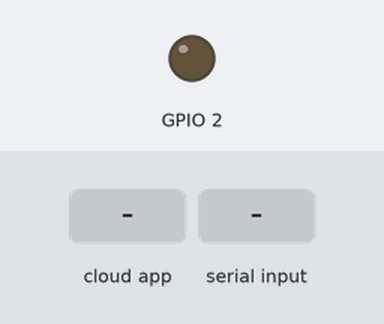
A sketch run on a simulated ESP8266 (NodeMCU). On the bench: output pins drawn as LEDs (lit = HIGH). The inputs (shaded band) are chosen by the test bench. WiFi joins after 1.5 s; servers stay silent unless stated; the Firebase database answers and starts empty; what the sketch prints to the serial monitor is not drawn.

Above: at 2.7 s.
2.8 s: the phone or cloud app sets state to 1
At 4.0 s:
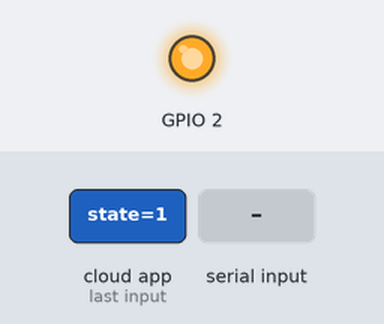
5.2 s: "90,45,200\n" received over Serial
At 7.6 s:
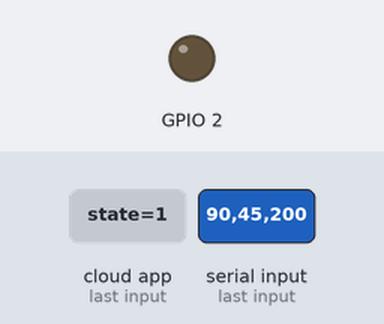
Timing chart, 0 to 9.1 s (numbered marks = the images above; inputs shaded):
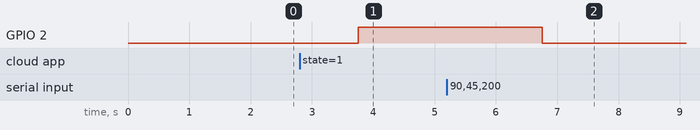

The sketch:

CommNode.ino
```cpp
#include <ESP8266WiFi.h>
#include <FirebaseArduino.h>
bool state = false;
bool rainbow = false;
int color[3] = {0,0,0};
char r[3],g[3],b[3];
// Set these to run example.
#define FIREBASE_HOST "the-neon-lamp.firebaseio.com"
#define WIFI_SSID "PoRr!!"
#define WIFI_PASSWORD "por123456"
String S_receive;

bool stringToBool(String bibi){
  if(bibi.toInt()==0){
    return false;
  }
  return true;
}
void setup() {
  // put your setup code here, to run once:
  Serial.begin(115200);
  pinMode(2, OUTPUT);
  WiFi.begin(WIFI_SSID, WIFI_PASSWORD);
  Serial.print("connecting");
  while (WiFi.status() != WL_CONNECTED) {
    Serial.print(".");
    delay(500);
  }
  Serial.println();
  Serial.print("connected: ");
  Serial.println(WiFi.localIP());
  Firebase.begin(FIREBASE_HOST);
}

void loop() {
  // put your main code here, to run repeatedly:
  state = Firebase.getBool("state");
  rainbow = Firebase.getBool("color/rainbow");
  color[0] = Firebase.getInt("color/rgb/r");
  color[1] = Firebase.getInt("color/rgb/g");
  color[2] = Firebase.getInt("color/rgb/b");
  digitalWrite(2, state);
  Serial.print("[");
  sprintf(r,"%03d",color[0]);
  //  Serial.print(color[0]);
  Serial.print(r);
  Serial.print(",");
  sprintf(g,"%03d",color[1]);
//  Serial.print(color[1]);
  Serial.print(g);
  Serial.print(",");
  sprintf(b,"%03d",color[2]);
//  Serial.print(color[2]);
  Serial.print(b);
  Serial.print(",");
  Serial.print(state);
  Serial.print(",");
  Serial.print(rainbow);
  Serial.println("]");

  if (Serial.available() > 0) {
    S_receive = Serial.readStringUntil('\n');
    Serial.print("R: ");
    Serial.println(S_receive.substring(1,4));
    Serial.print("G: ");
    Serial.println(S_receive.substring(5,8));
    Serial.print("B: ");
    Serial.println(S_receive.substring(9,12));
    Serial.print("State: ");
    Serial.println(S_receive.substring(13,14));
    Serial.print("Rainbow: ");
    Serial.println(S_receive.substring(15,16));
    // Push value to Firebase
    Firebase.setInt("color/rgb/r",S_receive.substring(1,4).toInt());
    Firebase.setInt("color/rgb/g",S_receive.substring(5,8).toInt());
    Firebase.setInt("color/rgb/b",S_receive.substring(9,12).toInt());
    Firebase.setBool("color/rainbow",stringToBool(S_receive.substring(13,14)));
    Firebase.setBool("state",stringToBool(S_receive.substring(15,16)));


  }

}
```

Measured:
- after the input at 2.8 s, GPIO 2: LOW → HIGH after 0.95 s
- after the input at 5.2 s, GPIO 2: HIGH → LOW after 1.6 s
